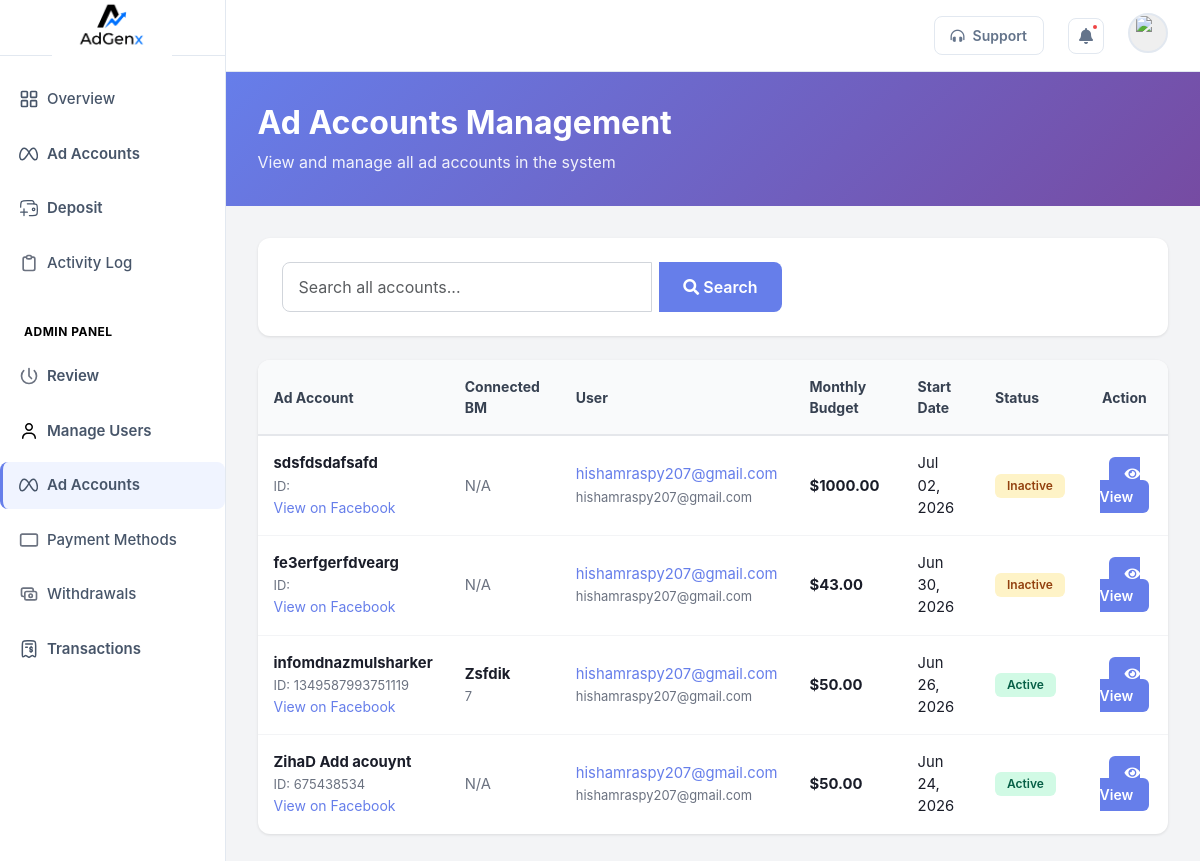
Page /admin_dashboard/ad_accounts/ (signed in) on the committed database.
### admin_dashboard/models.py (models this page shows, shortened)
class SiteSettings(models.Model):
    hero_title_line1 = models.CharField(max_length=100, default='Scale Your Ads.')
    hero_title_line2 = models.CharField(max_length=100, default='Faster & Smarter.')
    hero_subtitle = models.TextField(default='Get premium ad accounts for Facebook, TikTok & Google Ads. Top up instantly, manage everything from one dashboard.')
    hero_badge_text = models.CharField(max_length=100, default='Trusted Ad Account Platform')
    stat_users = models.CharField(max_length=20, default='500+')
    stat_ad_spend = models.CharField(max_length=20, default='$2M+')
    about_title = models.CharField(max_length=150, default='We Help Advertisers Run Ads Without Limits')
    about_body1 = models.TextField(default='Adgenx was founded by a team of performance marketers who were tired of getting ad accounts banned, restricted, or limited.')
    about_body2 = models.TextField(default='Our team manages every account personally — ensuring fast top-ups, zero downtime, and full transparency in every transaction.')
    about_founded_year = models.CharField(max_length=10, default='2022')
    about_stat_clients = models.CharField(max_length=20, default='500+')
    about_stat_spend = models.CharField(max_length=20, default='$2M+')
    about_stat_uptime = models.CharField(max_length=20, default='99%')
    whatsapp_number = models.CharField(max_length=30, blank=True, default='8801XXXXXXXXX')
    email_support = models.EmailField(blank=True, default='support@adgenx.com')
    facebook_url = models.URLField(blank=True, default='#')
    telegram_url = models.URLField(blank=True, default='#')
    tiktok_url = models.URLField(blank=True, default='#')
    instagram_url = models.URLField(blank=True, default='#')
    footer_tagline = models.CharField(max_length=200, default='Premium ad account management platform for Facebook, TikTok & Google Ads. Scale without limits.')
    logo = models.ImageField(upload_to='logos/', blank=True, null=True, help_text='Upload logo image (max 2MB, PNG/JPG recommended)')
    class Meta:
        verbose_name = 'Site Settings'
    @classmethod
    def get(cls):
        obj, _ = cls.objects.get_or_create(pk=1)
        return obj

### dashboard/models.py (models this page shows, shortened)
class AdAccount(models.Model):
    user = models.ForeignKey(User, on_delete=models.CASCADE)
    STATUS_CHOICES = (
        ('active', 'Active'),
        ('inactive', 'Inactive'),
    )
    name = models.CharField(max_length=100, db_index=True)
    acc_id = models.CharField(max_length=100)
    acc_link = models.URLField()
    start_date = models.DateField(db_index=True)
    monthly_budget = models.DecimalField(max_digits=10, decimal_places=2, default=0.00)
    remaining_balance = models.DecimalField(max_digits=10, decimal_places=2, default=0.00)
    total_spent = models.DecimalField(max_digits=10, decimal_places=2, default=0.00)
    limit = models.DecimalField(max_digits=10, decimal_places=2, default=0.00)
    status = models.CharField(max_length=100, choices=STATUS_CHOICES, default='inactive', db_index=True)
    bm_accounts = models.ManyToManyField(BMAccount, blank=True)
    admin_bm = models.ForeignKey('AdminBM', on_delete=models.SET_NULL, null=True, blank=True)
    class Meta:
        indexes = [
            models.Index(fields=['user', 'status']),
            models.Index(fields=['-start_date']),
        ]

class User(AbstractUser):
    phone_number = models.CharField(max_length=20, blank=True)
    is_verified = models.BooleanField(default=False)
    is_manual_client = models.BooleanField(default=False)
    notes = models.TextField(blank=True)
    include_in_profit_reports = models.BooleanField(default=True)
    created_by = models.ForeignKey('self', on_delete=models.SET_NULL, null=True, blank=True)
    dollar_rate = models.DecimalField(max_digits=10, decimal_places=2, default=110)

class AdminBM(models.Model):
    acc_name = models.CharField(max_length=100)
    acc_id = models.IntegerField(unique=True)

### admin_dashboard/views.py (the view, shortened to what this page needs)
# urls.py: path('ad_accounts/', views.admin_ad_accounts, name='admin_ad_accounts'),
@login_required(login_url='auth')
@require_permission('can_manage_accounts')
def admin_ad_accounts(request):
    from dashboard.models import AdAccount
    search_query = request.GET.get('search', '').strip()
    ad_accounts = AdAccount.objects.select_related('user', 'admin_bm').all().order_by('-start_date')
    ad_accounts = paginate_data(request, ad_accounts, 20)
    context = {
        'ad_accounts': ad_accounts,
        'search_query': search_query,
    }
    return render(request, 'admin_ad_accounts.html', context)

### admin_dashboard/templates/admin_ad_accounts.html (shortened to what this page needs)
{% extends 'layout.html' %}
{% block content %}
<main class="flex-grow-1 overflow-auto">
    <div class="page-header">
        <h1>Ad Accounts Management</h1>
        <p>View and manage all ad accounts in the system</p>
    </div>
    <div class="content-wrapper">
        <div class="search-section">
            <form method="get" action="">
                <div class="input-group">
                    <input type="text" name="search" class="form-control" placeholder="Search all accounts..." value="{{ search_query }}">
                    <button type="submit" class="btn">
                        <i class="fas fa-search"></i> Search
                    </button>
                </div>
            </form>
        </div>
        <div class="table-card">
            <div class="table-responsive">
                <table>
                    <thead>
                        <tr>
                            <th>Ad Account</th>
                            <th>Connected BM</th>
                            <th>User</th>
                            <th>Monthly Budget</th>
                            <th>Start Date</th>
                            <th>Status</th>
                            <th style="text-align: center;">Action</th>
                        </tr>
                    </thead>
                    <tbody>
                        {% for ad_account in ad_accounts %}
                        <tr>
                            <td>
                                <strong>{{ ad_account.name }}</strong><br>
                                <small style="color: #6b7280;">ID: {{ ad_account.acc_id }}</small><br>
                                {% if ad_account.acc_link %}
                                <a href="{{ ad_account.acc_link }}" target="_blank" style="color: var(--primary); font-size: 0.875rem;">
                                    View on Facebook
                                </a>
                                {% endif %}
                            </td>
                            <td>
                                {% if ad_account.admin_bm %}
                                <strong>{{ ad_account.admin_bm.acc_name }}</strong><br>
                                <small style="color: #6b7280;">{{ ad_account.admin_bm.acc_id }}</small>
                                {% else %}
                                <span style="color: #6b7280;">N/A</span>
                                {% endif %}
                            </td>
                            <td>
                                <a href="{% url 'admin_dashboard:manage_user' %}?search={{ ad_account.user.username }}" style="color: var(--primary); text-decoration: none;">
                                    {{ ad_account.user.username }}
                                </a><br>
                                <small style="color: #6b7280;">{{ ad_account.user.email }}</small>
                            </td>
                            <td>
                                <strong>${{ ad_account.monthly_budget }}</strong>
                            </td>
                            <td>
                                {{ ad_account.start_date|date:"M d, Y" }}
                            </td>
                            <td>
                                {% if ad_account.status == 'active' %}
                                <span class="badge badge-success">Active</span>
                                {% else %}
                                <span class="badge badge-warning">Inactive</span>
                                {% endif %}
                            </td>
                            <td style="text-align: center;">
                                <a href="{% url 'admin_dashboard:ad_account_details' ad_account.id %}" class="btn-view">
                                    <i class="fas fa-eye"></i> View
                                </a>
                            </td>
                        </tr>
                        {% endfor %}
                    </tbody>
                </table>
            </div>
        </div>
    </div>
</main>
{% endblock %}

### dashboard/templates/layout.html (shortened to what this page needs)
{% load static %}
<!DOCTYPE html>
<html lang="en">
<head>
    <link href="https://cdn.jsdelivr.net/npm/bootstrap@5.3.7/dist/css/bootstrap.min.css" rel="stylesheet">
    <link href="https://cdnjs.cloudflare.com/ajax/libs/font-awesome/5.15.3/css/all.min.css" rel="stylesheet" >
    <link rel="stylesheet" href="{% static 'styles.css' %}">
</head>
<body>
    <div class="d-flex">
    <aside class="sidebar d-flex flex-column justify-content-between">
    <div>
        <div class="d-flex justify-content-center align-items-center">
            <a href="{% url 'index' %}" class="logo d-flex align-items-center gap-2 text-decoration-none">
                {% if settings.logo %}
                    <img loading="lazy" src="{{ settings.logo.url }}" alt="Logo" />
                {% else %}
                    <span>Adgenx</span>
                {% endif %}
            </a>
        </div>
        <nav class="nav flex-column mt-0 px-0 gap-0" aria-label="Main Menu">
        {% if not request.user.is_staff %}
        <a href="{% url 'index' %}" class="nav-link d-flex align-items-center gap-2" aria-current="page">
            Overview
        </a>
        {% if user_permissions.can_manage_accounts %}
        <a href="{% url 'ad_accounts' %}" class="nav-link d-flex align-items-center gap-2 fw-semibold fw-semibold ad-accounts-link">
            Ad Accounts
        </a>
        {% endif %}
        {% if user_permissions.can_manage_payments %}
        <a href="{% url 'deposit' %}" class="nav-link d-flex align-items-center gap-2 fw-semibold fw-semibold ad-accounts-link">
            Deposit
        </a>
        {% endif %}
        <a href="{% url 'admin_dashboard:activity_log' %}" class="nav-link d-flex align-items-center gap-2">
            Activity Log
        </a>
        {% endif %}
        {% if request.user.is_staff or user_permissions.can_review_deposits or user_permissions.can_manage_users or user_permissions.can_edit_settings %}
        <div style="padding: 1rem 1.5rem 0.5rem; margin-top: 1rem; border-top: 1px solid rgba(255,255,255,0.1);">
            <p style="color: #000000; font-size: 0.75rem; font-weight: 700; text-transform: uppercase; letter-spacing: 0.5px; margin: 0;">
                Admin Panel
            </p>
        </div>
        {% if request.user.is_staff or user_permissions.can_review_deposits %}
        <a href="{% url 'admin_dashboard:review_deposit' %}" class="nav-link d-flex align-items-center gap-2 fw-semibold fw-semibold ad-accounts-link">
            Review
        </a>
        {% endif %}
        {% if request.user.is_staff or user_permissions.can_manage_users %}
        <a href="{% url 'admin_dashboard:manage_user' %}" class="nav-link d-flex align-items-center gap-2 fw-semibold fw-semibold ad-accounts-link">
            Manage Users
        </a>
        {% endif %}
        {% if request.user.is_staff or user_permissions.can_manage_accounts %}
        <a href="{% url 'admin_dashboard:admin_ad_accounts' %}" class="nav-link d-flex align-items-center gap-2 fw-semibold fw-semibold ad-accounts-link">
            Ad Accounts
        </a>
        {% endif %}
        {% if request.user.is_staff or user_permissions.can_manage_payments %}
        <a href="{% url 'admin_dashboard:payment_methods' %}" class="nav-link d-flex align-items-center gap-2">
            Payment Methods
        </a>
        {% endif %}
        {% if request.user.is_staff or user_permissions.can_review_deposits %}
        <a href="{% url 'admin_dashboard:withdrawal_requests' %}" class="nav-link d-flex align-items-center gap-2">
            Withdrawals
        </a>
        {% endif %}
        {% endif %}
        {% if user_permissions.can_manage_payments or user_permissions.can_review_deposits %}
        <a href="{% url 'deposit_transactions'  %}" class="nav-link d-flex align-items-center gap-2 fw-semibold fw-semibold ad-accounts-link">
            Transactions
        </a>
        {% endif %}
        </nav>
    </div>
    </aside>
    <div class="flex-grow-1 d-flex flex-column">
    <header class="topbar">
        <div class="topbar-right">
            {% if not request.user.is_staff %}
            <button type="button" class="btn-support">
                <i class="fas fa-headphones-alt"></i> <span class="d-none d-sm-inline">Support</span>
            </button>
            {% endif %}
            <button type="button" aria-label="Notifications" class="btn-icon position-relative">
                <i class="fas fa-bell"></i>
                <span class="notification-badge"></span>
            </button>
            <div class="dropdown">
                <button type="button" aria-label="User menu" class="avatar" onclick="toggleDropdown()">
                    <img loading="lazy" src="https://img.icons8.com/?size=100&id=60655&format=png&color=000000" alt="User profile picture, circular avatar with gray background" />
                </button>
            </div>
        </div>
    </header>
    {% block content %}
    {% endblock %}
    </div>
    </div>
</body>
</html>

### rows in the picture
SiteSettings: logo (picture)
AdAccount: name "sdsfdsdafsafd", shows "N/A", user.username "hishamraspy207@gmail.com", user.email "hishamraspy207@gmail.com", monthly_budget "1000.00", start_date "Jul 02, 2026", status "Inactive"
AdAccount: name "fe3erfgerfdvearg", shows "N/A", user.username "hishamraspy207@gmail.com", user.email "hishamraspy207@gmail.com", monthly_budget "43.00", start_date "Jun 30, 2026", status "Inactive"
AdAccount: name "infomdnazmulsharker", acc_id "1349587993751119", admin_bm.acc_name "Zsfdik", admin_bm.acc_id "7", user.username "hishamraspy207@gmail.com", user.email "hishamraspy207@gmail.com", monthly_budget "50.00", start_date "Jun 26, 2026", status "Active"
AdAccount: name "ZihaD Add acouynt", acc_id "675438534", shows "N/A", user.username "hishamraspy207@gmail.com", user.email "hishamraspy207@gmail.com", monthly_budget "50.00", start_date "Jun 24, 2026", status "Active"
